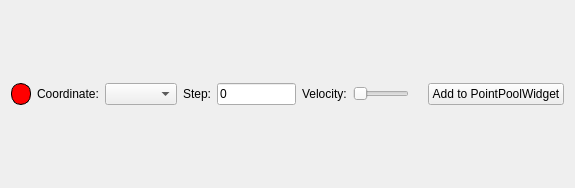
<?xml version="1.0" encoding="UTF-8"?>
<ui version="4.0">
 <class>SettingPanel</class>
 <widget class="QWidget" name="SettingPanel">
  <property name="geometry">
   <rect>
    <x>0</x>
    <y>0</y>
    <width>575</width>
    <height>188</height>
   </rect>
  </property>
  <property name="windowTitle">
   <string>Form</string>
  </property>
  <layout class="QGridLayout" name="gridLayout">
   <item row="0" column="0">
    <layout class="QVBoxLayout" name="verticalLayout_2">
     <item>
      <layout class="QHBoxLayout" name="horizontalLayout">
       <item>
        <widget class="QLabel" name="running_state_label">
         <property name="minimumSize">
          <size>
           <width>20</width>
           <height>20</height>
          </size>
         </property>
         <property name="styleSheet">
          <string notr="true">QLabel#running_state_label {
    border-radius: 10px;
    border: 1px solid black;
    background-color: red;
}</string>
         </property>
         <property name="text">
          <string/>
         </property>
        </widget>
       </item>
       <item>
        <widget class="QLabel" name="label_coordinate">
         <property name="text">
          <string>Coordinate:</string>
         </property>
        </widget>
       </item>
       <item>
        <widget class="QComboBox" name="coordinate_selection_combobox"/>
       </item>
       <item>
        <widget class="QLabel" name="label_step">
         <property name="text">
          <string>Step:</string>
         </property>
        </widget>
       </item>
       <item>
        <widget class="QLineEdit" name="lineEdit_step">
         <property name="text">
          <string>0</string>
         </property>
        </widget>
       </item>
       <item>
        <widget class="QLabel" name="label_velocitty">
         <property name="text">
          <string>Velocity:</string>
         </property>
        </widget>
       </item>
       <item>
        <widget class="QSlider" name="horizontalSlider_velocity">
         <property name="orientation">
          <enum>Qt::Orientation::Horizontal</enum>
         </property>
        </widget>
       </item>
       <item>
        <widget class="QLabel" name="label_horizontalSlider_velocity">
         <property name="text">
          <string/>
         </property>
        </widget>
       </item>
       <item>
        <widget class="QPushButton" name="add_to_point_pool_button">
         <property name="text">
          <string>Add to PointPoolWidget</string>
         </property>
        </widget>
       </item>
      </layout>
     </item>
    </layout>
   </item>
  </layout>
 </widget>
 <resources/>
 <connections/>
</ui>
